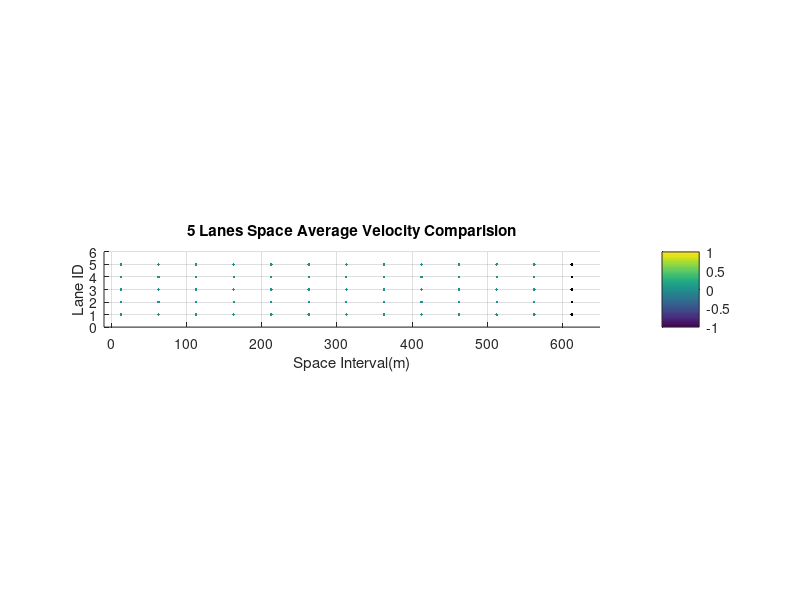
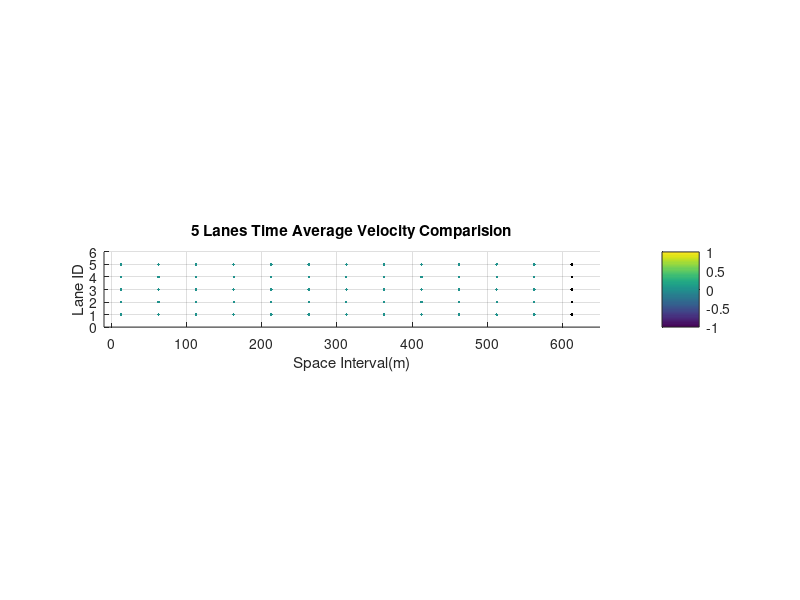

These figures' MATLAB source, in order:
%空间平均速度
figure,
detect_length=50;
space_interval=0.25*detect_length:detect_length:detect_length*12.25;
y=zeros(13,1);
for lane =1:5
    avr_space_v(13,lane)=NaN;
    for i=1:13
        y(i)=6-lane;
    end
    patch(space_interval,y,avr_space_v(:,lane),'EdgeColor','interp','Marker','.','MarkerFaceColor','flat','linewidth',12); 
    hold on
    colorbar;
end
axis ([-10 650 0 6]);
daspect([5 0.3 1])
grid on
title(sprintf('5 Lanes Space Average Velocity Comparision'))
xlabel('Space Interval(m)')
ylabel('Lane ID')
%时间平均速度
figure,
for lane =1:5
    avr_v(13,lane)=NaN;
    for i=1:13
        y(i)=6-lane;
    end
    patch(space_interval,y,avr_v(:,lane),'EdgeColor','interp','Marker','.','MarkerFaceColor','flat','linewidth',12); 
    hold on
    colorbar;
end
axis ([-10 650 0 6]);
daspect([5 0.3 1])
grid on
title(sprintf('5 Lanes Time Average Velocity Comparision'))
xlabel('Space Interval(m)')
ylabel('Lane ID')
